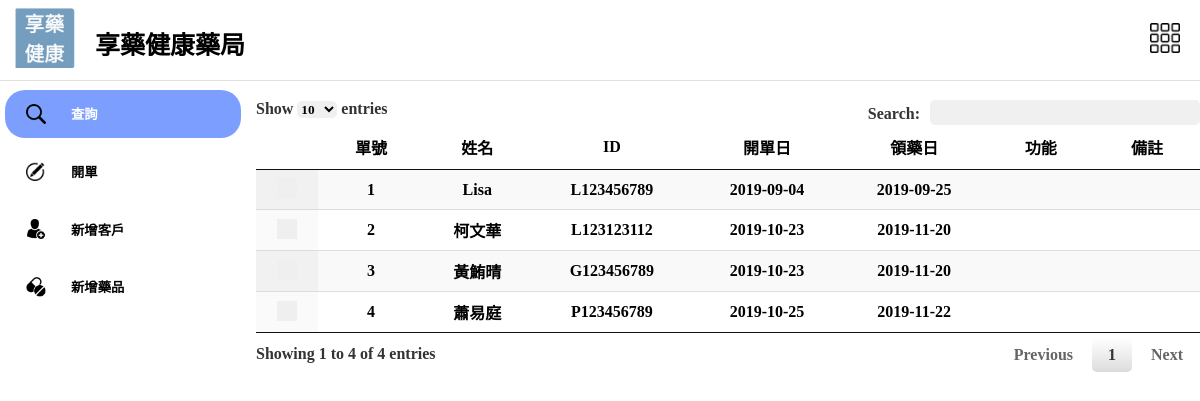
The app's page /search/ with its own data.
### mediApp/models.py (models this page shows, shortened)
class Post(models.Model):
    PatientID = models.ForeignKey(
        "Patient", on_delete=models.CASCADE, null=True)
    symptom = models.CharField(max_length=100)
    Days = models.IntegerField()
    CreateDate = models.CharField(max_length=15)
    TakeMedDate = models.CharField(max_length=15)
    AvaTimes = models.IntegerField()
    Times = models.IntegerField()
    Division = models.CharField(max_length=30, null=True)
    HosDate = models.DateTimeField(null=True)
    Status = models.CharField(max_length=100, default='submit')
    class Meta:
        db_table = "post"

class Patient(models.Model):
    cardID = models.CharField(max_length=100)
    Name = models.CharField(max_length=20)
    Birth = models.CharField(max_length=15, blank=True, null=True)
    Sex = models.CharField(max_length=5, blank=True, null=True)
    Telephone = models.CharField(max_length=15, blank=True, null=True)
    Celephone = models.CharField(max_length=15, blank=True, null=True)
    Address = models.CharField(max_length=100, blank=True, null=True)
    Mail = models.CharField(max_length=50, blank=True, null=True)
    class Meta:
        verbose_name = 'Patient Profile'

### mediApp/views.py (the view)
# urls.py: url(r'^search/$', gotoAllpost, name="gotoAllpost"),
def gotoAllpost(request):
    post_list = Post.objects.all()
    return render(request, 'search.html', {
        "post_list": post_list,
    })

### templates/search.html (shortened to what this page needs)
{% extends 'base.html' %} {% load static %}
{% block search%}
active
{% endblock %}
{% block rightPG %}
<div class="width100" id="modeWindow">
    <table id="myDatatable" class="display">
        <thead>
            <tr>
                <th></th>
                <th>單號</th>
                <th>姓名</th>
                <th>ID</th>
                <th>開單日</th>
                <th>領藥日</th>
                <th>功能</th>
                <th>備註</th>
            </tr>
        </thead>
        <tbody>
            {% for post in post_list %}
            <tr>
                <td>
                    <button class="mark" type="button"></button>
                </td>
                <td>{{post.id}}</td>
                <td>{{post.PatientID.Name}}</td>
                <td>{{post.PatientID.cardID}}</td>
                <td>{{post.CreateDate}}</td>
                <td>{{post.TakeMedDate}}</td>
                <td>
                </td>
                <td>
                </td>
            </tr>
            {%endfor%}
        </tbody>
    </table>
</div>
{% endblock %}

### mediApp/static/assets/css/main.css (style rules this page uses)
* { font-family: Microsoft JhengHei; font-weight: 900; }
body, html { height: 100%; margin: 0; }
.mark { width: 20px; height: 20px; border: 0; }
.width100 { width: 100%; }

### records on screen
Post: id "1", PatientID.Name "Lisa", PatientID.cardID "L123456789", CreateDate "2019-09-04", TakeMedDate "2019-09-25"
Post: id "2", PatientID.Name "柯文華", PatientID.cardID "L123123112", CreateDate "2019-10-23", TakeMedDate "2019-11-20"
Post: id "3", PatientID.Name "黃鮪晴", PatientID.cardID "G123456789", CreateDate "2019-10-23", TakeMedDate "2019-11-20"
Post: id "4", PatientID.Name "蕭易庭", PatientID.cardID "P123456789", CreateDate "2019-10-25", TakeMedDate "2019-11-22"
